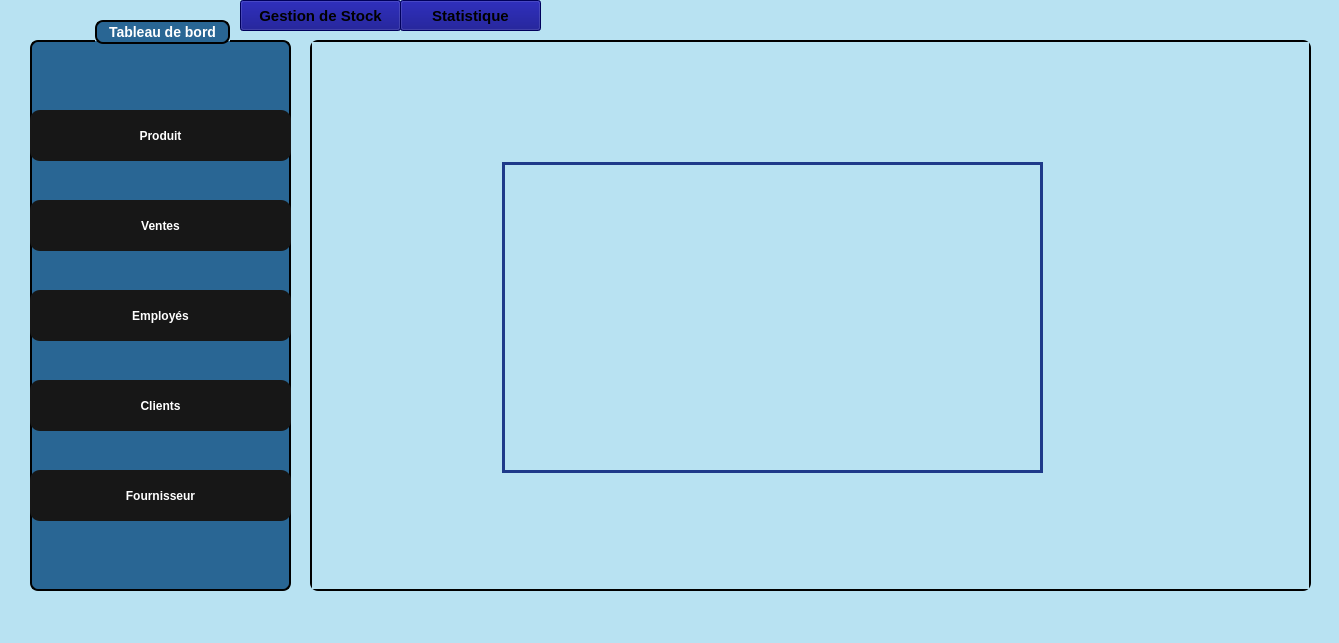
<?xml version="1.0" encoding="UTF-8"?>
<ui version="4.0">
 <class>MainWindow</class>
 <widget class="QMainWindow" name="MainWindow">
  <property name="geometry">
   <rect>
    <x>0</x>
    <y>0</y>
    <width>1339</width>
    <height>643</height>
   </rect>
  </property>
  <property name="windowTitle">
   <string>MainWindow</string>
  </property>
  <property name="styleSheet">
   <string notr="true">background-color: #B8E2F2

</string>
  </property>
  <widget class="QWidget" name="centralwidget">
   <widget class="QWidget" name="layoutWidget">
    <property name="geometry">
     <rect>
      <x>20</x>
      <y>0</y>
      <width>1301</width>
      <height>611</height>
     </rect>
    </property>
    <layout class="QHBoxLayout" name="horizontalLayout">
     <item>
      <widget class="QWidget" name="widget_2" native="true">
       <widget class="QWidget" name="widget" native="true">
        <property name="geometry">
         <rect>
          <x>10</x>
          <y>0</y>
          <width>1281</width>
          <height>611</height>
         </rect>
        </property>
        <widget class="QPushButton" name="pushButton_4">
         <property name="geometry">
          <rect>
           <x>370</x>
           <y>0</y>
           <width>141</width>
           <height>31</height>
          </rect>
         </property>
         <property name="font">
          <font>
           <pointsize>11</pointsize>
           <bold>true</bold>
          </font>
         </property>
         <property name="styleSheet">
          <string notr="true">background-color: rgb(0, 0, 127);
</string>
         </property>
         <property name="text">
          <string>Statistique</string>
         </property>
        </widget>
        <widget class="QPushButton" name="pushButton_3">
         <property name="geometry">
          <rect>
           <x>210</x>
           <y>0</y>
           <width>161</width>
           <height>31</height>
          </rect>
         </property>
         <property name="font">
          <font>
           <pointsize>11</pointsize>
           <bold>true</bold>
          </font>
         </property>
         <property name="styleSheet">
          <string notr="true">background-color: rgb(0, 0, 127);
</string>
         </property>
         <property name="text">
          <string>Gestion de Stock</string>
         </property>
        </widget>
        <widget class="QGroupBox" name="groupBox_2">
         <property name="geometry">
          <rect>
           <x>0</x>
           <y>20</y>
           <width>261</width>
           <height>571</height>
          </rect>
         </property>
         <property name="styleSheet">
          <string notr="true">QGroupBox {
    background-color: rgb(41, 102, 148);   /* blue background */
    border: 2px solid black;               /* black border, 2px wide */
    border-radius: 8px;                    /* rounded corners */
    margin-top: 20px;                      /* space for the title */
    color: white;                          /* title text color */
    font-weight: bold;
    font-size: 14px;
}

QGroupBox::title {
 border: 2px solid black;               /* black border, 2px wide */
    border-radius: 8px;     
background-color: rgb(41, 102, 148);
    subcontrol-origin: margin;
    subcontrol-position: top center;       /* title centered */
    padding: 2px 10px;
}</string>
         </property>
         <property name="title">
          <string>Tableau de bord</string>
         </property>
         <widget class="QPushButton" name="pushButton_6">
          <property name="geometry">
           <rect>
            <x>0</x>
            <y>90</y>
            <width>261</width>
            <height>51</height>
           </rect>
          </property>
          <property name="styleSheet">
           <string notr="true">#pushButton_6 {
    font-family: Arial, Helvetica, sans-serif;
    font-weight: bold;
    color: white;
    background-color: #171717;
    padding: 10px 20px;
    border: none;
    border-radius: 10px;
}

#pushButton_6:hover {
    background-color: #0c66ed; /* hover effect */
}

#pushButton_6:pressed {
    background-color: #094bb0; /* pressed effect */
}

</string>
          </property>
          <property name="text">
           <string>Produit</string>
          </property>
         </widget>
         <widget class="QPushButton" name="pushButton_8">
          <property name="geometry">
           <rect>
            <x>0</x>
            <y>180</y>
            <width>261</width>
            <height>51</height>
           </rect>
          </property>
          <property name="styleSheet">
           <string notr="true">#pushButton_8 {
    font-family: Arial, Helvetica, sans-serif;
    font-weight: bold;
    color: white;
    background-color: #171717;
    padding: 10px 20px;
    border: none;
    border-radius: 10px;
}

#pushButton_8:hover {
    background-color: #0c66ed; /* hover effect */
}

#pushButton_8:pressed {
    background-color: #094bb0; /* pressed effect */
}
</string>
          </property>
          <property name="text">
           <string>Ventes</string>
          </property>
         </widget>
         <widget class="QPushButton" name="pushButton_10">
          <property name="geometry">
           <rect>
            <x>0</x>
            <y>270</y>
            <width>261</width>
            <height>51</height>
           </rect>
          </property>
          <property name="styleSheet">
           <string notr="true">#pushButton_10 {
    font-family: Arial, Helvetica, sans-serif;
    font-weight: bold;
    color: white;
    background-color: #171717;
    padding: 10px 20px;
    border: none;
    border-radius: 10px;
}

#pushButton_10:hover {
    background-color: #0c66ed; /* hover effect */
}

#pushButton_10:pressed {
    background-color: #094bb0; /* pressed effect */
}
</string>
          </property>
          <property name="text">
           <string>Employés</string>
          </property>
         </widget>
         <widget class="QPushButton" name="pushButton_11">
          <property name="geometry">
           <rect>
            <x>0</x>
            <y>360</y>
            <width>261</width>
            <height>51</height>
           </rect>
          </property>
          <property name="styleSheet">
           <string notr="true">#pushButton_11 {
    font-family: Arial, Helvetica, sans-serif;
    font-weight: bold;
    color: white;
    background-color: #171717;
    padding: 10px 20px;
    border: none;
    border-radius: 10px;
}

#pushButton_11:hover {
    background-color: #0c66ed; /* hover effect */
}

#pushButton_11:pressed {
    background-color: #094bb0; /* pressed effect */
}
</string>
          </property>
          <property name="text">
           <string>Clients</string>
          </property>
         </widget>
         <widget class="QPushButton" name="pushButton_13">
          <property name="geometry">
           <rect>
            <x>0</x>
            <y>450</y>
            <width>261</width>
            <height>51</height>
           </rect>
          </property>
          <property name="styleSheet">
           <string notr="true">#pushButton_13 {
    font-family: Arial, Helvetica, sans-serif;
    font-weight: bold;
    color: white;
    background-color: #171717;
    padding: 10px 20px;
    border: none;
    border-radius: 10px;
}

#pushButton_13:hover {
    background-color: #0c66ed; /* hover effect */
}

#pushButton_13:pressed {
    background-color: #094bb0; /* pressed effect */
}
</string>
          </property>
          <property name="text">
           <string>Fournisseur</string>
          </property>
         </widget>
        </widget>
        <widget class="QStackedWidget" name="stackedWidget">
         <property name="geometry">
          <rect>
           <x>280</x>
           <y>40</y>
           <width>1001</width>
           <height>551</height>
          </rect>
         </property>
         <property name="styleSheet">
          <string notr="true">/* Static design for label_9 */
QLabel#label_9 {
    font-size: 16px;
    font-weight: bold;
    padding: 10px 20px;
    border: 1px solid #93C5FD; /* light blue border */
    border-radius: 12px;
    color: #aa0000;  /* text color */
    background-color: qlineargradient(
        x1:0, y1:0, x2:0, y2:1,
        stop:0 #BFDBFE,   /* very light blue top */
        stop:1 #93C5FD    /* soft sky blue bottom */
    );
}

/* Hover effect (static, QLabel hover works) */
QLabel#label_9:hover {
    background-color: qlineargradient(
        x1:0, y1:0, x2:0, y2:1,
        stop:0 #E0F2FE,   /* almost white-blue */
        stop:1 #BFDBFE
    );
}

/* Pressed effect (optional for QLabel, not clickable by default) */
QLabel#label_9:pressed {
    background-color: #93C5FD; /* flat light blue */
}
QStackedWidget {
    border: 2px solid black;
    border-radius: 8px; /* Optional: rounded corners */
}
</string>
         </property>
         <property name="currentIndex">
          <number>1</number>
         </property>
         <widget class="QWidget" name="page">
          <widget class="QLineEdit" name="lineEdit_6">
           <property name="geometry">
            <rect>
             <x>770</x>
             <y>490</y>
             <width>191</width>
             <height>41</height>
            </rect>
           </property>
           <property name="styleSheet">
            <string notr="true">  border: 3px solid #1E3A8A;
</string>
           </property>
           <property name="text">
            <string>  Taper l'Id ou référence...</string>
           </property>
          </widget>
          <widget class="QTableWidget" name="tableWidget">
           <property name="geometry">
            <rect>
             <x>280</x>
             <y>130</y>
             <width>681</width>
             <height>301</height>
            </rect>
           </property>
           <property name="styleSheet">
            <string notr="true">QTableWidget {
    border: 3px solid #1E3A8A;   /* outer border */
    gridline-color: #1E3A8A;     /* inner cell lines */
    color: black;                /* text color inside cells */
    background-color: white;     /* cell background */
}

QHeaderView::section {
    border: 1px solid #1E3A8A;
    color: black;                /* header text color */
    background-color: #E0F2FE;   /* light blue header background */
    font-weight: bold;
}


</string>
           </property>
           <column>
            <property name="text">
             <string>Id</string>
            </property>
            <property name="font">
             <font>
              <pointsize>10</pointsize>
             </font>
            </property>
           </column>
           <column>
            <property name="text">
             <string>Nom</string>
            </property>
           </column>
           <column>
            <property name="text">
             <string>Couleur</string>
            </property>
           </column>
           <column>
            <property name="text">
             <string>Genre</string>
            </property>
           </column>
           <column>
            <property name="text">
             <string>Prix</string>
            </property>
           </column>
           <column>
            <property name="text">
             <string>Quantité</string>
            </property>
           </column>
           <column>
            <property name="text">
             <string>Marque</string>
            </property>
           </column>
           <column>
            <property name="text">
             <string>Référence</string>
            </property>
           </column>
           <column>
            <property name="text">
             <string>Fournisseur</string>
            </property>
           </column>
          </widget>
          <widget class="QPushButton" name="pushButton_7">
           <property name="geometry">
            <rect>
             <x>300</x>
             <y>450</y>
             <width>181</width>
             <height>31</height>
            </rect>
           </property>
           <property name="font">
            <font>
             <pointsize>10</pointsize>
             <bold>true</bold>
            </font>
           </property>
           <property name="styleSheet">
            <string notr="true">background-color: rgb(85, 255, 255);
color: rgb(0, 0, 0);</string>
           </property>
           <property name="text">
            <string>Export format Excel</string>
           </property>
          </widget>
          <widget class="QLabel" name="label_3">
           <property name="geometry">
            <rect>
             <x>480</x>
             <y>70</y>
             <width>101</width>
             <height>31</height>
            </rect>
           </property>
           <property name="font">
            <font>
             <pointsize>8</pointsize>
            </font>
           </property>
           <property name="styleSheet">
            <string notr="true">color: rgb(0, 0, 127);</string>
           </property>
           <property name="text">
            <string>&lt;html&gt;&lt;head/&gt;&lt;body&gt;&lt;p&gt;&lt;span style=&quot; font-size:11pt; font-weight:700;&quot;&gt;Catégories :&lt;/span&gt;&lt;/p&gt;&lt;/body&gt;&lt;/html&gt;</string>
           </property>
          </widget>
          <widget class="QLabel" name="label_4">
           <property name="geometry">
            <rect>
             <x>740</x>
             <y>70</y>
             <width>51</width>
             <height>31</height>
            </rect>
           </property>
           <property name="styleSheet">
            <string notr="true">color: rgb(0, 0, 127);</string>
           </property>
           <property name="text">
            <string>&lt;html&gt;&lt;head/&gt;&lt;body&gt;&lt;p&gt;&lt;span style=&quot; font-size:11pt; font-weight:700;&quot;&gt;Prix :&lt;/span&gt;&lt;/p&gt;&lt;/body&gt;&lt;/html&gt;</string>
           </property>
          </widget>
          <widget class="QDoubleSpinBox" name="doubleSpinBox">
           <property name="geometry">
            <rect>
             <x>790</x>
             <y>70</y>
             <width>131</width>
             <height>31</height>
            </rect>
           </property>
           <property name="styleSheet">
            <string notr="true">color: rgb(0, 0, 0);
border: 3px solid #1E3A8A;</string>
           </property>
          </widget>
          <widget class="QComboBox" name="comboBox">
           <property name="geometry">
            <rect>
             <x>600</x>
             <y>70</y>
             <width>131</width>
             <height>31</height>
            </rect>
           </property>
           <property name="whatsThis">
            <string>&lt;html&gt;&lt;head/&gt;&lt;body&gt;&lt;p&gt;&lt;br/&gt;&lt;/p&gt;&lt;/body&gt;&lt;/html&gt;</string>
           </property>
           <property name="styleSheet">
            <string notr="true">  border: 3px solid #1E3A8A;
color: rgb(0, 0, 0);</string>
           </property>
           <item>
            <property name="text">
             <string>   Lunettes</string>
            </property>
           </item>
           <item>
            <property name="text">
             <string>   Lentilles</string>
            </property>
           </item>
           <item>
            <property name="text">
             <string>   Accessoires</string>
            </property>
           </item>
          </widget>
          <widget class="QPushButton" name="pushButton_5">
           <property name="geometry">
            <rect>
             <x>710</x>
             <y>490</y>
             <width>51</width>
             <height>41</height>
            </rect>
           </property>
           <property name="styleSheet">
            <string notr="true">border: 3px solid #1E3A8A;
background-color: rgb(170, 0, 0);</string>
           </property>
           <property name="text">
            <string/>
           </property>
           <property name="icon">
            <iconset theme="QIcon::ThemeIcon::EditDelete"/>
           </property>
          </widget>
          <widget class="QLabel" name="label_9">
           <property name="geometry">
            <rect>
             <x>490</x>
             <y>490</y>
             <width>271</width>
             <height>41</height>
            </rect>
           </property>
           <property name="styleSheet">
            <string notr="true">border: 3px solid #1E3A8A;</string>
           </property>
           <property name="text">
            <string>- Suppression de produit</string>
           </property>
          </widget>
          <widget class="QGroupBox" name="groupBox">
           <property name="geometry">
            <rect>
             <x>10</x>
             <y>0</y>
             <width>261</width>
             <height>541</height>
            </rect>
           </property>
           <property name="styleSheet">
            <string notr="true">QGroupBox {
    background-color: rgb(41, 102, 148);   /* blue background */
    border: 2px solid black;               /* black border, 2px wide */
    border-radius: 8px;                    /* rounded corners */
    margin-top: 20px;                      /* space for the title */
    color: white;                          /* title text color */
    font-weight: bold;
    font-size: 14px;
}

QGroupBox::title {
 border: 2px solid black;               /* black border, 2px wide */
    border-radius: 8px;     
background-color: rgb(41, 102, 148);
    subcontrol-origin: margin;
    subcontrol-position: top center;       /* title centered */
    padding: 2px 10px;
}</string>
           </property>
           <property name="title">
            <string>+ Ajouter / modifier un produit</string>
           </property>
           <widget class="QLineEdit" name="lineEdit_2">
            <property name="geometry">
             <rect>
              <x>120</x>
              <y>50</y>
              <width>121</width>
              <height>31</height>
             </rect>
            </property>
            <property name="styleSheet">
             <string notr="true">

background-color: rgb(170, 255, 255);</string>
            </property>
            <property name="text">
             <string/>
            </property>
           </widget>
           <widget class="QLineEdit" name="lineEdit_3">
            <property name="geometry">
             <rect>
              <x>120</x>
              <y>100</y>
              <width>121</width>
              <height>31</height>
             </rect>
            </property>
            <property name="styleSheet">
             <string notr="true">
background-color: rgb(170, 255, 255);</string>
            </property>
            <property name="text">
             <string/>
            </property>
           </widget>
           <widget class="QLineEdit" name="lineEdit_4">
            <property name="geometry">
             <rect>
              <x>120</x>
              <y>160</y>
              <width>121</width>
              <height>31</height>
             </rect>
            </property>
            <property name="styleSheet">
             <string notr="true">background-color: rgb(170, 255, 255);
</string>
            </property>
            <property name="text">
             <string/>
            </property>
           </widget>
           <widget class="QDateEdit" name="dateEdit">
            <property name="geometry">
             <rect>
              <x>130</x>
              <y>400</y>
              <width>121</width>
              <height>31</height>
             </rect>
            </property>
            <property name="styleSheet">
             <string notr="true">background-color: rgb(170, 255, 255);
color: rgb(0, 0, 0);</string>
            </property>
           </widget>
           <widget class="QPushButton" name="pushButton_2">
            <property name="geometry">
             <rect>
              <x>50</x>
              <y>500</y>
              <width>71</width>
              <height>31</height>
             </rect>
            </property>
            <property name="font">
             <font>
              <pointsize>10</pointsize>
              <bold>true</bold>
             </font>
            </property>
            <property name="styleSheet">
             <string notr="true">background-color: rgb(0, 0, 127);
</string>
            </property>
            <property name="text">
             <string>Valider</string>
            </property>
           </widget>
           <widget class="QLabel" name="label_2">
            <property name="geometry">
             <rect>
              <x>20</x>
              <y>280</y>
              <width>81</width>
              <height>31</height>
             </rect>
            </property>
            <property name="styleSheet">
             <string notr="true">background-color: rgb(41, 102, 148);
</string>
            </property>
            <property name="text">
             <string>Quantité :</string>
            </property>
           </widget>
           <widget class="QLabel" name="label_10">
            <property name="geometry">
             <rect>
              <x>20</x>
              <y>150</y>
              <width>81</width>
              <height>41</height>
             </rect>
            </property>
            <property name="styleSheet">
             <string notr="true">background-color: rgb(41, 102, 148);
</string>
            </property>
            <property name="text">
             <string>Fournisseur</string>
            </property>
           </widget>
           <widget class="QLabel" name="label_11">
            <property name="geometry">
             <rect>
              <x>20</x>
              <y>210</y>
              <width>71</width>
              <height>41</height>
             </rect>
            </property>
            <property name="styleSheet">
             <string notr="true">background-color: rgb(41, 102, 148);
</string>
            </property>
            <property name="text">
             <string> Marque :</string>
            </property>
           </widget>
           <widget class="QLabel" name="label_12">
            <property name="geometry">
             <rect>
              <x>20</x>
              <y>90</y>
              <width>81</width>
              <height>41</height>
             </rect>
            </property>
            <property name="styleSheet">
             <string notr="true">background-color: rgb(41, 102, 148);
</string>
            </property>
            <property name="text">
             <string>Rréférence</string>
            </property>
           </widget>
           <widget class="QLabel" name="label_13">
            <property name="geometry">
             <rect>
              <x>20</x>
              <y>330</y>
              <width>71</width>
              <height>41</height>
             </rect>
            </property>
            <property name="styleSheet">
             <string notr="true">background-color: rgb(41, 102, 148);
</string>
            </property>
            <property name="text">
             <string>Couleur</string>
            </property>
           </widget>
           <widget class="QLabel" name="label_14">
            <property name="geometry">
             <rect>
              <x>10</x>
              <y>450</y>
              <width>71</width>
              <height>41</height>
             </rect>
            </property>
            <property name="styleSheet">
             <string notr="true">background-color: rgb(41, 102, 148);
</string>
            </property>
            <property name="text">
             <string>Genre :</string>
            </property>
           </widget>
           <widget class="QLabel" name="label_15">
            <property name="geometry">
             <rect>
              <x>20</x>
              <y>40</y>
              <width>41</width>
              <height>41</height>
             </rect>
            </property>
            <property name="styleSheet">
             <string notr="true">background-color: rgb(41, 102, 148);
</string>
            </property>
            <property name="text">
             <string>Nom</string>
            </property>
           </widget>
           <widget class="QLabel" name="label_16">
            <property name="geometry">
             <rect>
              <x>10</x>
              <y>390</y>
              <width>121</width>
              <height>41</height>
             </rect>
            </property>
            <property name="styleSheet">
             <string notr="true">background-color: rgb(41, 102, 148);
</string>
            </property>
            <property name="text">
             <string>Date d'expiration:</string>
            </property>
           </widget>
           <widget class="QLineEdit" name="lineEdit_7">
            <property name="geometry">
             <rect>
              <x>120</x>
              <y>220</y>
              <width>121</width>
              <height>31</height>
             </rect>
            </property>
            <property name="styleSheet">
             <string notr="true">background-color: rgb(11, 210, 255);
background-color: rgb(170, 255, 255);</string>
            </property>
            <property name="text">
             <string/>
            </property>
           </widget>
           <widget class="QLineEdit" name="lineEdit_8">
            <property name="geometry">
             <rect>
              <x>120</x>
              <y>330</y>
              <width>121</width>
              <height>31</height>
             </rect>
            </property>
            <property name="styleSheet">
             <string notr="true">background-color: rgb(170, 255, 255);</string>
            </property>
            <property name="text">
             <string/>
            </property>
           </widget>
           <widget class="QLineEdit" name="lineEdit_9">
            <property name="geometry">
             <rect>
              <x>120</x>
              <y>280</y>
              <width>121</width>
              <height>31</height>
             </rect>
            </property>
            <property name="styleSheet">
             <string notr="true">background-color: rgb(170, 255, 255);</string>
            </property>
            <property name="text">
             <string/>
            </property>
           </widget>
           <widget class="QRadioButton" name="radioButton">
            <property name="geometry">
             <rect>
              <x>80</x>
              <y>460</y>
              <width>61</width>
              <height>21</height>
             </rect>
            </property>
            <property name="styleSheet">
             <string notr="true">color: rgb(0, 0, 0);
background-color: rgb(41, 102, 148);</string>
            </property>
            <property name="text">
             <string>Male</string>
            </property>
           </widget>
           <widget class="QRadioButton" name="radioButton_2">
            <property name="geometry">
             <rect>
              <x>160</x>
              <y>460</y>
              <width>81</width>
              <height>20</height>
             </rect>
            </property>
            <property name="styleSheet">
             <string notr="true">background-color: rgb(41, 102, 148);
color: rgb(0, 0, 0);</string>
            </property>
            <property name="text">
             <string>Femelle</string>
            </property>
           </widget>
           <widget class="QPushButton" name="pushButton_14">
            <property name="geometry">
             <rect>
              <x>180</x>
              <y>500</y>
              <width>41</width>
              <height>31</height>
             </rect>
            </property>
            <property name="styleSheet">
             <string notr="true">border: 3px solid #1E3A8A;
background-color: rgb(170, 0, 0);
</string>
            </property>
            <property name="text">
             <string/>
            </property>
            <property name="icon">
             <iconset theme="QIcon::ThemeIcon::EditClear"/>
            </property>
           </widget>
          </widget>
          <widget class="QLineEdit" name="lineEdit_5">
           <property name="geometry">
            <rect>
             <x>280</x>
             <y>20</y>
             <width>361</width>
             <height>41</height>
            </rect>
           </property>
           <property name="styleSheet">
            <string notr="true">QLineEdit {
      border: 3px solid #1E3A8A;
      /* default border */
    border-radius: 12px;            /* rounded shape */
    padding: 6px 10px;
    background-color: #ffffff;
    color: black;
    font-size: 14px;
}

/* when focused */
QLineEdit:focus {
    border: 2px solid #2f2ee9;      /* highlight color */
    background-color: #f0f4ff;      /* light blue background on focus */
    font-weight: bold;              /* text bolder on focus */
}
</string>
           </property>
           <property name="text">
            <string/>
           </property>
          </widget>
          <widget class="QPushButton" name="pushButton">
           <property name="geometry">
            <rect>
             <x>580</x>
             <y>20</y>
             <width>61</width>
             <height>41</height>
            </rect>
           </property>
           <property name="styleSheet">
            <string notr="true">background-color: rgb(85, 170, 255);
  border: 3px solid #1E3A8A;
</string>
           </property>
           <property name="text">
            <string/>
           </property>
           <property name="icon">
            <iconset theme="QIcon::ThemeIcon::EditFind"/>
           </property>
          </widget>
          <widget class="QPushButton" name="pushButton_9">
           <property name="geometry">
            <rect>
             <x>930</x>
             <y>100</y>
             <width>51</width>
             <height>21</height>
            </rect>
           </property>
           <property name="styleSheet">
            <string notr="true">background-color: rgb(0, 0, 127);
</string>
           </property>
           <property name="text">
            <string>Filter</string>
           </property>
          </widget>
          <widget class="QLabel" name="image">
           <property name="geometry">
            <rect>
             <x>940</x>
             <y>10</y>
             <width>41</width>
             <height>41</height>
            </rect>
           </property>
           <property name="text">
            <string/>
           </property>
           <property name="pixmap">
            <pixmap>images/1223.jpg</pixmap>
           </property>
          </widget>
          <zorder>lineEdit_6</zorder>
          <zorder>tableWidget</zorder>
          <zorder>pushButton_7</zorder>
          <zorder>label_3</zorder>
          <zorder>label_4</zorder>
          <zorder>doubleSpinBox</zorder>
          <zorder>comboBox</zorder>
          <zorder>label_9</zorder>
          <zorder>pushButton_5</zorder>
          <zorder>groupBox</zorder>
          <zorder>lineEdit_5</zorder>
          <zorder>pushButton_9</zorder>
          <zorder>image</zorder>
          <zorder>pushButton</zorder>
         </widget>
         <widget class="QWidget" name="page_2">
          <widget class="QWidget" name="widget_4" native="true">
           <property name="geometry">
            <rect>
             <x>190</x>
             <y>120</y>
             <width>541</width>
             <height>311</height>
            </rect>
           </property>
           <property name="styleSheet">
            <string notr="true">border: 3px solid #1E3A8A; 
</string>
           </property>
          </widget>
          <widget class="QLabel" name="image2">
           <property name="geometry">
            <rect>
             <x>930</x>
             <y>20</y>
             <width>51</width>
             <height>61</height>
            </rect>
           </property>
           <property name="text">
            <string/>
           </property>
           <property name="pixmap">
            <pixmap>images/1223.jpg</pixmap>
           </property>
          </widget>
         </widget>
        </widget>
       </widget>
      </widget>
     </item>
    </layout>
   </widget>
  </widget>
  <widget class="QMenuBar" name="menubar">
   <property name="geometry">
    <rect>
     <x>0</x>
     <y>0</y>
     <width>1339</width>
     <height>25</height>
    </rect>
   </property>
  </widget>
  <widget class="QStatusBar" name="statusbar"/>
 </widget>
 <resources/>
 <connections/>
</ui>
